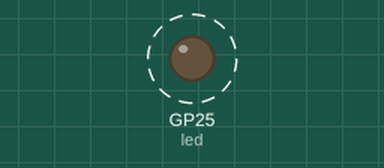
A program run on a simulated Raspberry Pi Pico running MicroPython. On the bench: output pins drawn as LEDs (lit = HIGH). Dashed ring = blinking. WiFi joins after 1.5 s; values from a settings file that is not in the repository are placeholders; what the program prints to the serial console is not drawn.

Above: at 0.2 s.
Timing chart, 0 to 4.6 s (numbered marks = the images above):
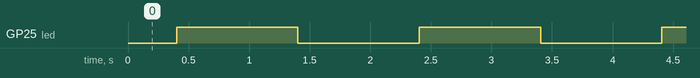

The program:

main.py
```python
"""Bare minimum program for connecting to WiFi."""

import sys
import time

import appsecrets
import network
import ubinascii
from machine import Pin, Timer

wlan = network.WLAN(network.STA_IF)
wlan.active(True)
wlan.connect(appsecrets.ssid, appsecrets.password)
mac = ubinascii.hexlify(network.WLAN().config("mac"), ":").decode()

led = Pin("LED", Pin.OUT)
timer = Timer()


def main_loop(timer: Timer) -> None:
    print(sys.implementation)
    print()

    led.on()
    time.sleep(1)

    print("Connected to WIFI: ", appsecrets.ssid)
    print()
    print("       MAC: ", mac)
    print("IP Address: ", wlan.ifconfig()[0])
    print("   Netmask: ", wlan.ifconfig()[1])
    print("   Gateway: ", wlan.ifconfig()[2])
    print("       DNS: ", wlan.ifconfig()[3])
    print()

    led.off()
    time.sleep(1)
    print()


timer.init(freq=2.5, mode=Timer.PERIODIC, callback=main_loop)
```

Measured:
- by itself, GP25 (led): alternates HIGH for 1.0 s and LOW for 1.0 s
